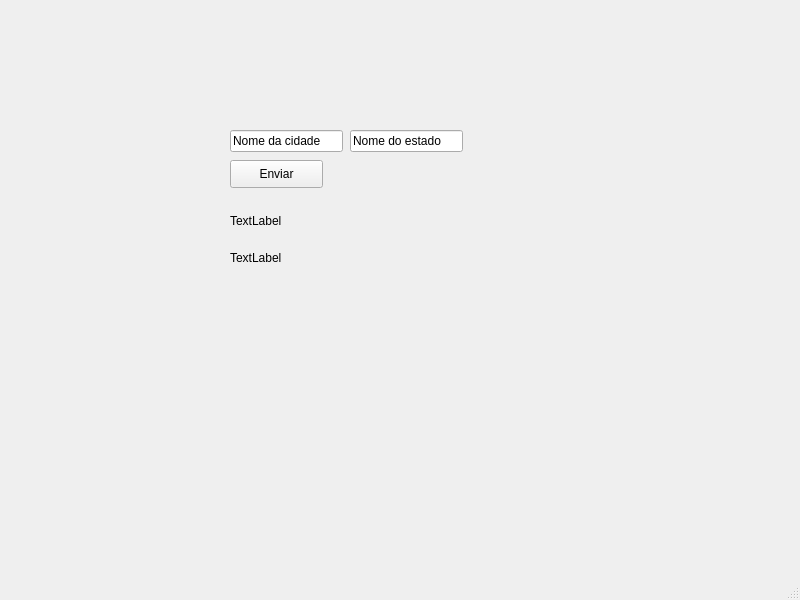
<?xml version="1.0" encoding="UTF-8"?>
<ui version="4.0">
 <class>MainWindow</class>
 <widget class="QMainWindow" name="MainWindow">
  <property name="geometry">
   <rect>
    <x>0</x>
    <y>0</y>
    <width>800</width>
    <height>600</height>
   </rect>
  </property>
  <property name="windowTitle">
   <string>MainWindow</string>
  </property>
  <widget class="QWidget" name="centralwidget">
   <widget class="QLineEdit" name="lineEdit">
    <property name="geometry">
     <rect>
      <x>230</x>
      <y>130</y>
      <width>113</width>
      <height>22</height>
     </rect>
    </property>
    <property name="text">
     <string>Nome da cidade</string>
    </property>
   </widget>
   <widget class="QPushButton" name="pushButton">
    <property name="geometry">
     <rect>
      <x>230</x>
      <y>160</y>
      <width>93</width>
      <height>28</height>
     </rect>
    </property>
    <property name="text">
     <string>Enviar</string>
    </property>
   </widget>
   <widget class="QLabel" name="label">
    <property name="geometry">
     <rect>
      <x>230</x>
      <y>200</y>
      <width>311</width>
      <height>41</height>
     </rect>
    </property>
    <property name="text">
     <string>TextLabel</string>
    </property>
   </widget>
   <widget class="QLineEdit" name="lineEdit_estado">
    <property name="geometry">
     <rect>
      <x>350</x>
      <y>130</y>
      <width>113</width>
      <height>22</height>
     </rect>
    </property>
    <property name="text">
     <string>Nome do estado</string>
    </property>
   </widget>
   <widget class="QLabel" name="label_sugestao">
    <property name="geometry">
     <rect>
      <x>230</x>
      <y>250</y>
      <width>55</width>
      <height>16</height>
     </rect>
    </property>
    <property name="text">
     <string>TextLabel</string>
    </property>
   </widget>
  </widget>
  <widget class="QMenuBar" name="menubar">
   <property name="geometry">
    <rect>
     <x>0</x>
     <y>0</y>
     <width>800</width>
     <height>26</height>
    </rect>
   </property>
  </widget>
  <widget class="QStatusBar" name="statusbar"/>
 </widget>
 <resources/>
 <connections/>
</ui>
